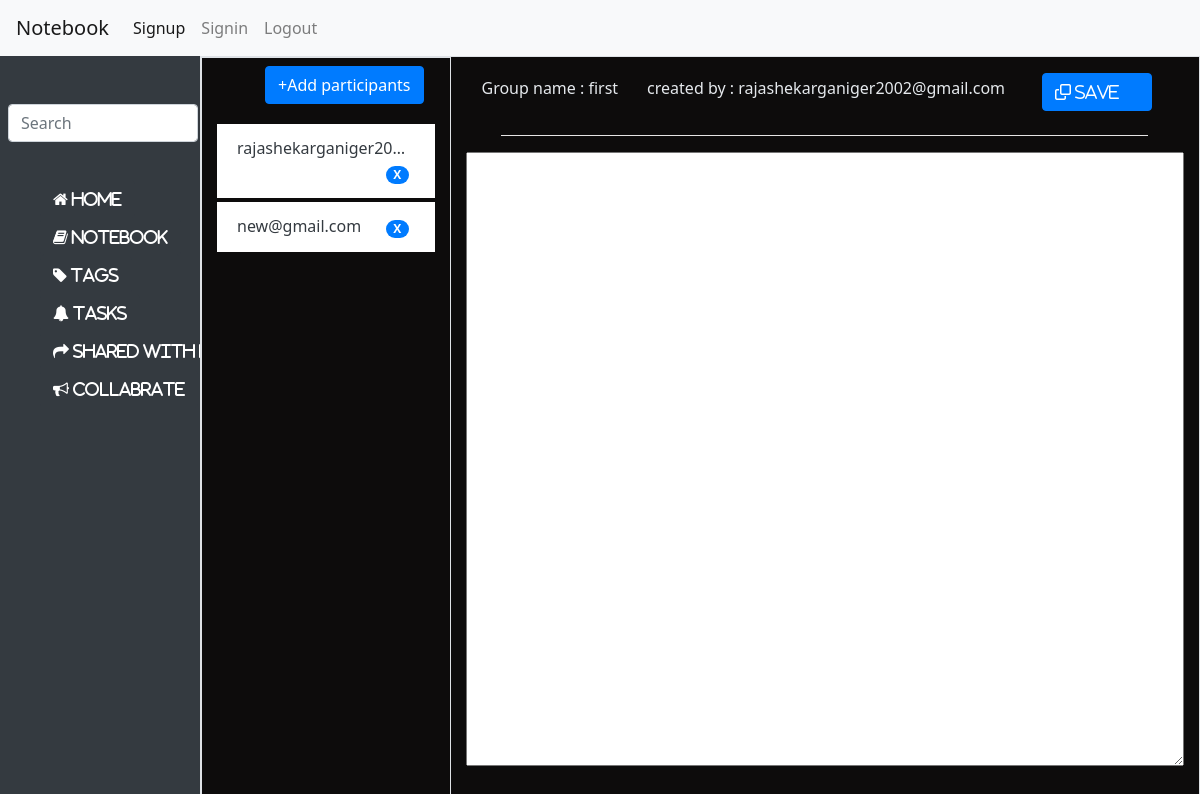
The app's page /collabrate/group/first/ with its own data.
### collabrate1/models.py (models this page shows)
class Group(models.Model):
    grpname=models.CharField(max_length=20)
    description=models.TextField(max_length=50,default=None)
    createdby=models.EmailField(blank=False,default='@gmail.com')
    date=models.DateTimeField(auto_now=True)
    participants=models.TextField(default=None)
    user=models.ForeignKey(User,on_delete=models.CASCADE,default=None)
    class Meta:
        unique_together=[['grpname','user']]
    def getgrpobj(email,grpname):
        return Group.objects.filter().first()

### collabrate1/views.py (the view)
# urls.py: path('group/<str:grpname>/',views.selectgrp,name='selectgrp'),
def selectgrp(request,grpname):
    request.session['grpname']=grpname
    email=request.session.get('user')
    grpname=request.session.get('grpname')
    group=Group.getgrpobj(email,grpname)
    request.session['createdby']=group.createdby
    request.session['grpdate']=str(group.date)
    try:
        participants=group.participants
        participants_list=participants.split()
    except:
        participants_list=None
    return render(request,'colabnote.html',{'participants':participants_list})

### collabrate1/templates/colabnote.html (shortened to what this page needs)
{%extends 'base.html'%}
{% block notebook %}
    <div class="container-fluid h-100 border border-red">
        <div class="row h-100">
            <div class="col-3 h-100 border border-red">
<button type="button" class="btn btn-primary mb-3 mt-2 ml-5" data-toggle="modal" data-target="#exampleModal">
  +Add participants
</button>
                <div class="list-group">
                    {% for i in participants %}
                             <ul class="list-group list-group-flush">
                              <li class="list-group-item text-dark mt-1">{{i|truncatechars:20}} <button class="float-right " style="background-color:transparent; border:none;" type="submit"><a> <span class="badge badge-pill badge-primary">X</span> </a></button> </span> </li>
                            </ul>
                    {%endfor%}
                  </div>
            </div>
            <div class="col">
                <nav class="navbar navbar-black bg-black">
                    <a class=" float-left" href="#"> Group name : {{request.session.grpname}}</a>
                    <a class=" float-left" href="#">created by : {{request.session.createdby}}</a>
                              <button type="button"  onclick="save()" class="btn btn-primary float-right mt-2 mr-3 ml-2  ">
                                <span class="fa fa-clone ">
                                    Save
                                </span>
                            </button>
                  </nav>
                  <hr style="width:90%; background-color:white;">
                  <form style="height:80%" action="{% url 'savecolabnote' %}" method="POST">
                      <textarea style="height: 100%; width: 100%;" name="mytextarea" id="mytextarea2">{{content}}</textarea>
                  </form>
            </div>
        </div>
    </div>
{% endblock %}

### notebook/static/css/style.css (style rules this page uses)
html,body { height: 100%; }
a { text-decoration: none; color: #e5e9ed; }
body { background-color: rgb(249, 240, 240); color: #fff; font-family: 'system-ui'; }
* { user-select: none; }
html, body { height: 100%; min-height: 100%; }
body { font-family: "Segoe UI", Tahoma, Geneva, Verdana, sans-serif; padding-bottom: 100px; margin: 0; background-color: #ebf3f3; }

### records on screen
Group: session.grpname "first", session.createdby "rajashekarganiger2002@gmail.com"

### other values on screen
{{ i|truncatechars:20 }} "rajashekarganiger20…" "new@gmail.com"
